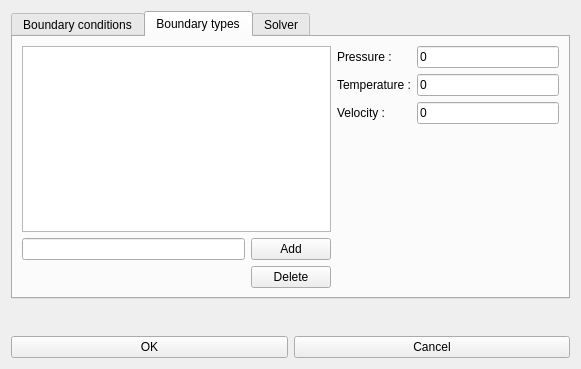
<ui version="4.0" >
 <class>GuiEditBoundaryConditions</class>
 <widget class="QDialog" name="GuiEditBoundaryConditions" >
  <property name="windowModality" >
   <enum>Qt::NonModal</enum>
  </property>
  <property name="geometry" >
   <rect>
    <x>0</x>
    <y>0</y>
    <width>581</width>
    <height>369</height>
   </rect>
  </property>
  <property name="windowTitle" >
   <string>edit boundary conditions</string>
  </property>
  <property name="windowIcon" >
   <iconset resource="engrid.qrc" >
    <normaloff>:/icons/resources/icons/G.png</normaloff>:/icons/resources/icons/G.png</iconset>
  </property>
  <layout class="QVBoxLayout" name="verticalLayout" >
   <item>
    <widget class="QTabWidget" name="tabWidget" >
     <property name="currentIndex" >
      <number>1</number>
     </property>
     <widget class="QWidget" name="tab" >
      <attribute name="title" >
       <string>Boundary conditions</string>
      </attribute>
      <layout class="QVBoxLayout" name="verticalLayout_2" >
       <item>
        <widget class="QTableWidget" name="T" >
         <column>
          <property name="text" >
           <string>BC-index</string>
          </property>
         </column>
         <column>
          <property name="text" >
           <string>BC-name</string>
          </property>
         </column>
         <column>
          <property name="text" >
           <string>BC-type</string>
          </property>
         </column>
        </widget>
       </item>
       <item>
        <layout class="QGridLayout" name="gridLayout" >
         <item row="0" column="0" >
          <widget class="QLabel" name="label" >
           <property name="text" >
            <string>new volume</string>
           </property>
          </widget>
         </item>
         <item row="0" column="1" >
          <widget class="QLineEdit" name="lineEditVolume" />
         </item>
         <item row="0" column="2" >
          <widget class="QPushButton" name="pushButtonAdd" >
           <property name="text" >
            <string>add</string>
           </property>
          </widget>
         </item>
         <item row="1" column="2" >
          <widget class="QPushButton" name="pushButtonDelete" >
           <property name="text" >
            <string>delete</string>
           </property>
          </widget>
         </item>
        </layout>
       </item>
      </layout>
     </widget>
     <widget class="QWidget" name="tab_3" >
      <attribute name="title" >
       <string>Boundary types</string>
      </attribute>
      <layout class="QVBoxLayout" name="verticalLayout_3" >
       <item>
        <layout class="QGridLayout" name="gridLayout_3" >
         <item row="1" column="1" >
          <widget class="QPushButton" name="pushButton_AddBoundaryType" >
           <property name="text" >
            <string>Add</string>
           </property>
          </widget>
         </item>
         <item row="2" column="1" >
          <widget class="QPushButton" name="pushButton_DeleteBoundaryType" >
           <property name="text" >
            <string>Delete</string>
           </property>
          </widget>
         </item>
         <item row="1" column="0" >
          <widget class="QLineEdit" name="lineEdit_BoundaryTypes" />
         </item>
         <item row="0" column="0" colspan="2" >
          <widget class="QListWidget" name="listWidget_BoundaryType" >
           <property name="sizePolicy" >
            <sizepolicy vsizetype="Expanding" hsizetype="Expanding" >
             <horstretch>0</horstretch>
             <verstretch>0</verstretch>
            </sizepolicy>
           </property>
          </widget>
         </item>
         <item rowspan="3" row="0" column="2" >
          <layout class="QFormLayout" name="formLayout_BoundaryType" >
           <item row="0" column="0" >
            <widget class="QLabel" name="label_2" >
             <property name="text" >
              <string>Pressure :</string>
             </property>
            </widget>
           </item>
           <item row="0" column="1" >
            <widget class="QLineEdit" name="lineEdit_Pressure" >
             <property name="text" >
              <string>0</string>
             </property>
            </widget>
           </item>
           <item row="1" column="1" >
            <widget class="QLineEdit" name="lineEdit_Temperature" >
             <property name="text" >
              <string>0</string>
             </property>
            </widget>
           </item>
           <item row="2" column="1" >
            <widget class="QLineEdit" name="lineEdit_Velocity" >
             <property name="text" >
              <string>0</string>
             </property>
            </widget>
           </item>
           <item row="1" column="0" >
            <widget class="QLabel" name="label_4" >
             <property name="text" >
              <string>Temperature :</string>
             </property>
            </widget>
           </item>
           <item row="2" column="0" >
            <widget class="QLabel" name="label_3" >
             <property name="text" >
              <string>Velocity :</string>
             </property>
            </widget>
           </item>
          </layout>
         </item>
        </layout>
       </item>
      </layout>
     </widget>
     <widget class="QWidget" name="tab_2" >
      <attribute name="title" >
       <string>Solver</string>
      </attribute>
      <layout class="QGridLayout" name="gridLayout_2" >
       <item row="1" column="0" >
        <widget class="MultiPageWidget" name="multipagewidget_Solver" >
         <widget class="QWidget" name="page" >
          <property name="windowTitle" >
           <string>simpleFoam</string>
          </property>
          <layout class="QVBoxLayout" name="verticalLayout_4" >
           <item>
            <widget class="QScrollArea" name="scrollArea" >
             <property name="widgetResizable" >
              <bool>true</bool>
             </property>
             <widget class="QWidget" name="scrollAreaWidgetContents" >
              <property name="geometry" >
               <rect>
                <x>0</x>
                <y>0</y>
                <width>501</width>
                <height>157</height>
               </rect>
              </property>
              <layout class="QVBoxLayout" name="verticalLayout_7" >
               <item>
                <layout class="QVBoxLayout" name="verticalLayout_simpleFoam" />
               </item>
              </layout>
             </widget>
            </widget>
           </item>
          </layout>
         </widget>
         <widget class="QWidget" name="page_2" >
          <property name="windowTitle" >
           <string>rhoSimpleFoam</string>
          </property>
          <layout class="QVBoxLayout" name="verticalLayout_5" >
           <item>
            <widget class="QScrollArea" name="scrollArea_2" >
             <property name="widgetResizable" >
              <bool>true</bool>
             </property>
             <widget class="QWidget" name="scrollAreaWidgetContents_2" >
              <property name="geometry" >
               <rect>
                <x>0</x>
                <y>0</y>
                <width>62</width>
                <height>20</height>
               </rect>
              </property>
              <layout class="QVBoxLayout" name="verticalLayout_9" >
               <item>
                <layout class="QVBoxLayout" name="verticalLayout_rhoSimpleFoam" />
               </item>
              </layout>
             </widget>
            </widget>
           </item>
          </layout>
         </widget>
        </widget>
       </item>
      </layout>
     </widget>
    </widget>
   </item>
   <item>
    <spacer name="spacer" >
     <property name="orientation" >
      <enum>Qt::Horizontal</enum>
     </property>
     <property name="sizeHint" stdset="0" >
      <size>
       <width>534</width>
       <height>31</height>
      </size>
     </property>
    </spacer>
   </item>
   <item>
    <layout class="QHBoxLayout" >
     <property name="spacing" >
      <number>6</number>
     </property>
     <property name="margin" >
      <number>0</number>
     </property>
     <item>
      <widget class="QPushButton" name="okButton" >
       <property name="text" >
        <string>OK</string>
       </property>
      </widget>
     </item>
     <item>
      <widget class="QPushButton" name="cancelButton" >
       <property name="text" >
        <string>Cancel</string>
       </property>
      </widget>
     </item>
    </layout>
   </item>
  </layout>
 </widget>
 <customwidgets>
  <customwidget>
   <class>MultiPageWidget</class>
   <extends>QWidget</extends>
   <header>multipagewidget.h</header>
   <addpagemethod>addPage</addpagemethod>
   <container>1</container>
  </customwidget>
 </customwidgets>
 <resources>
  <include location="engrid.qrc" />
 </resources>
 <connections>
  <connection>
   <sender>okButton</sender>
   <signal>clicked()</signal>
   <receiver>GuiEditBoundaryConditions</receiver>
   <slot>accept()</slot>
   <hints>
    <hint type="sourcelabel" >
     <x>278</x>
     <y>253</y>
    </hint>
    <hint type="destinationlabel" >
     <x>96</x>
     <y>254</y>
    </hint>
   </hints>
  </connection>
  <connection>
   <sender>cancelButton</sender>
   <signal>clicked()</signal>
   <receiver>GuiEditBoundaryConditions</receiver>
   <slot>reject()</slot>
   <hints>
    <hint type="sourcelabel" >
     <x>369</x>
     <y>253</y>
    </hint>
    <hint type="destinationlabel" >
     <x>179</x>
     <y>282</y>
    </hint>
   </hints>
  </connection>
 </connections>
</ui>
